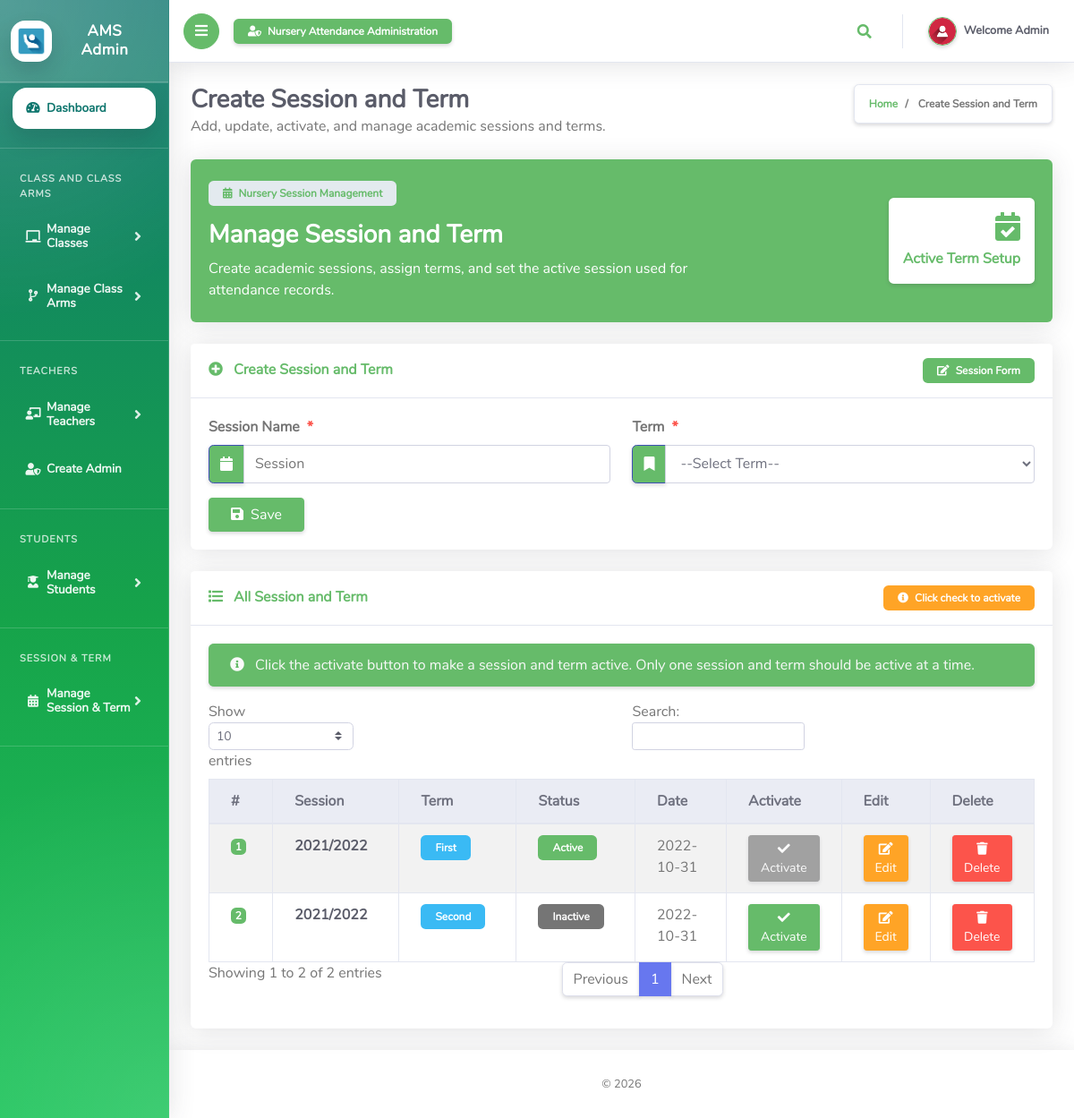
Page /Admin/createSessionTerm.php (signed in) on the committed database.
### tables this page shows
CREATE TABLE `tblsessionterm` (
  `Id` int(10) NOT NULL,
  `sessionName` varchar(50) NOT NULL,
  `termId` varchar(50) NOT NULL,
  `isActive` varchar(10) NOT NULL,
  `dateCreated` varchar(50) NOT NULL
);

CREATE TABLE `tblterm` (
  `Id` int(10) NOT NULL,
  `termName` varchar(20) NOT NULL
);

### Admin/createSessionTerm.php (the view, shortened to what this page needs)
<?php
include '../Includes/dbcon.php';
?>
<!DOCTYPE html>
<html lang="en">
<head>
  <link href="../vendor/fontawesome-free/css/all.min.css" rel="stylesheet" type="text/css">
  <link href="../vendor/bootstrap/css/bootstrap.min.css" rel="stylesheet" type="text/css">
  <link href="css/ruang-admin.min.css" rel="stylesheet">
</head>
<body id="page-top">
  <div id="wrapper">
    <?php include "Includes/sidebar.php";?>
    <div id="content-wrapper" class="d-flex flex-column bg-light">
      <div id="content">
        <?php include "Includes/topbar.php";?>
        <div class="container-fluid" id="container-wrapper">
          <div class="d-sm-flex align-items-center justify-content-between mb-4">
            <div>
              <h1 class="h3 mb-0 text-gray-800 font-weight-bold">
                Create Session and Term
              </h1>
              <p class="mb-0 text-muted">
                Add, update, activate, and manage academic sessions and terms.
              </p>
            </div>
            <ol class="breadcrumb bg-white shadow-sm border">
              <li class="breadcrumb-item">
                <a href="./" class="text-success">Home</a>
              </li>
              <li class="breadcrumb-item active" aria-current="page">
                Create Session and Term
              </li>
            </ol>
          </div>
          <div class="card bg-success text-white shadow mb-4 border-0">
            <div class="card-body py-4">
              <div class="row align-items-center">
                <div class="col-lg-8">
                  <span class="badge badge-light text-success mb-3 px-3 py-2">
                    <i class="fas fa-calendar-alt mr-1"></i>
                    Nursery Session Management
                  </span>
                  <h3 class="font-weight-bold mb-2">
                    Manage Session and Term
                  </h3>
                  <p class="mb-0">
                    Create academic sessions, assign terms, and set the active session used for attendance records.
                  </p>
                </div>
                <div class="col-lg-4 text-lg-right mt-4 mt-lg-0">
                  <div class="bg-white text-success rounded shadow-sm p-3 d-inline-block">
                    <i class="fas fa-calendar-check fa-2x mb-2"></i>
                    <div class="font-weight-bold">
                      Active Term Setup
                    </div>
                  </div>
                </div>
              </div>
            </div>
          </div>
          <div class="row">
            <div class="col-lg-12">
              <div class="card shadow mb-4 border-0">
                <div class="card-header bg-white py-3 d-flex flex-row align-items-center justify-content-between border-bottom">
                  <h6 class="m-0 font-weight-bold text-success">
                    <i class="fas fa-plus-circle mr-2"></i>
                    <?php echo isset($Id) ? "Update Session and Term" : "Create Session and Term"; ?>
                  </h6>
                  <span class="badge badge-success px-3 py-2">
                    <i class="fas fa-edit mr-1"></i>
                    Session Form
                  </span>
                </div>
                <div class="card-body">
                  <form method="post">
                    <div class="form-group row mb-3">
                      <div class="col-xl-6">
                        <label class="form-control-label font-weight-bold">
                          Session Name<span class="text-danger ml-2">*</span>
                        </label>
                        <div class="input-group">
                          <div class="input-group-prepend">
                            <span class="input-group-text bg-success text-white">
                              <i class="fas fa-calendar"></i>
                            </span>
                          </div>
                          <input
                            type="text"
                            class="form-control"
                            name="sessionName"
                            value="<?php echo $row['sessionName'];?>"
                            id="exampleInputFirstName"
                            placeholder="Session"
                            required>
                        </div>
                      </div>
                      <div class="col-xl-6">
                        <label class="form-control-label font-weight-bold">
                          Term<span class="text-danger ml-2">*</span>
                        </label>
                        <div class="input-group">
                          <div class="input-group-prepend">
                            <span class="input-group-text bg-success text-white">
                              <i class="fas fa-bookmark"></i>
                            </span>
                          </div>
                          <?php
                          $qry= "SELECT * FROM tblterm ORDER BY termName ASC";
                          $result = $conn->query($qry);
                          $num = $result->num_rows;
                          if ($num > 0){
                            echo '<select required name="termId" class="form-control">';
                            echo '<option value="">--Select Term--</option>';
                            echo '</select>';
                          }
                          ?>
                        </div>
                      </div>
                    </div>
                    <?php
                    if (isset($Id))
                    {
                    ?>
                      <button type="submit" name="update" class="btn btn-warning shadow-sm px-4">
                        <i class="fas fa-save mr-1"></i>
                        Update
                      </button>
                      <a href="createSessionTerm.php" class="btn btn-secondary shadow-sm px-4 ml-2">
                        <i class="fas fa-times mr-1"></i>
                        Cancel
                      </a>
                    <?php
                    } else {
                    ?>
                      <button type="submit" name="save" class="btn btn-success shadow-sm px-4">
                        <i class="fas fa-save mr-1"></i>
                        Save
                      </button>
                    <?php
                    }
                    ?>
                  </form>
                </div>
              </div>
              <div class="row">
                <div class="col-lg-12">
                  <div class="card shadow mb-4 border-0">
                    <div class="card-header bg-white py-3 d-flex flex-row align-items-center justify-content-between border-bottom">
                      <h6 class="m-0 font-weight-bold text-success">
                        <i class="fas fa-list mr-2"></i>
                        All Session and Term
                      </h6>
                      <span class="badge badge-warning px-3 py-2">
                        <i class="fas fa-info-circle mr-1"></i>
                        Click check to activate
                      </span>
                    </div>
                    <div class="card-body">
                      <div class="alert alert-success border-left-success shadow-sm" role="alert">
                        <i class="fas fa-info-circle mr-2"></i>
                        Click the activate button to make a session and term active. Only one session and term should be active at a time.
                      </div>
                      <div class="table-responsive">
                        <table class="table table-bordered table-hover table-striped align-items-center" id="dataTableHover">
                          <thead class="thead-light">
                            <tr>
                              <th>#</th>
                              <th>Session</th>
                              <th>Term</th>
                              <th>Status</th>
                              <th>Date</th>
                              <th>Activate</th>
                              <th>Edit</th>
                              <th>Delete</th>
                            </tr>
                          </thead>
                          <tbody>
                            <?php
                            $query = "SELECT tblsessionterm.Id,tblsessionterm.sessionName,tblsessionterm.isActive,tblsessionterm.dateCreated,
                            tblterm.termName
                            FROM tblsessionterm
                            INNER JOIN tblterm ON tblterm.Id = tblsessionterm.termId";
                            $rs = $conn->query($query);
                            $num = $rs->num_rows;
                            $sn=0;
                            if($num > 0)
                            {
                              while ($rows = $rs->fetch_assoc())
                              {
                                if($rows['isActive'] == '1'){
                                  $status = "Active";
                                  $badgeClass = "badge badge-success px-3 py-2";
                                  $activateBtnClass = "btn btn-sm btn-secondary shadow-sm disabled";
                                } else {
                                  $status = "Inactive";
                                  $badgeClass = "badge badge-secondary px-3 py-2";
                                  $activateBtnClass = "btn btn-sm btn-success shadow-sm";
                                }
                                $sn = $sn + 1;
                                echo"
                                <tr>
                                  <td>
                                    <span class='badge badge-success'>".$sn."</span>
                                  </td>
                                  <td>
                                    <span class='font-weight-bold text-gray-800'>".$rows['sessionName']."</span>
                                  </td>
                                  <td>
                                    <span class='badge badge-info px-3 py-2'>".$rows['termName']."</span>
                                  </td>
                                  <td>
                                    <span class='".$badgeClass."'>".$status."</span>
                                  </td>
                                  <td>".$rows['dateCreated']."</td>
                                  <td>
                                    <a href='?action=activate&Id=".$rows['Id']."' class='".$activateBtnClass."' onclick=\"return confirm('Set this session and term as active?');\">
                                      <i class='fas fa-fw fa-check'></i>
                                      Activate
                                    </a>
                                  </td>
                                  <td>
                                    <a href='?action=edit&Id=".$rows['Id']."' class='btn btn-sm btn-warning shadow-sm'>
                                      <i class='fas fa-fw fa-edit'></i>
                                      Edit
                                    </a>
                                  </td>
                                  <td>
                                    <a href='?action=delete&Id=".$rows['Id']."' class='btn btn-sm btn-danger shadow-sm' onclick=\"return confirm('Are you sure you want to delete this session and term?');\">
                                      <i class='fas fa-fw fa-trash'></i>
                                      Delete
                                    </a>
                                  </td>
                                </tr>";
                              }
                            }
                            ?>
                          </tbody>
                        </table>
                      </div>
                    </div>
                  </div>
                </div>
              </div>
            </div>
          </div>
        </div>
      </div>
      <?php include "Includes/footer.php";?>
    </div>
  </div>
</body>
</html>

### Admin/Includes/topbar.php (shortened to what this page needs)
<?php
  $query = "SELECT * FROM tbladmin WHERE Id = ".$_SESSION['userId']."";
  $rs = $conn->query($query);
  $rows = $rs->fetch_assoc();
  $fullName = $rows['firstName']." ".$rows['lastName'];
?>
<nav class="navbar navbar-expand navbar-light bg-white topbar mb-4 static-top shadow-sm border-bottom">
  <button id="sidebarToggleTop" class="btn btn-success rounded-circle mr-3 shadow-sm">
    <i class="fa fa-bars text-white"></i>
  </button>
  <div class="d-none d-md-flex align-items-center">
    <span class="badge badge-success px-3 py-2 shadow-sm">
      <i class="fas fa-user-shield mr-1"></i>
      Nursery Attendance Administration
    </span>
  </div>
  <ul class="navbar-nav ml-auto">
    <li class="nav-item dropdown no-arrow mx-1">
      <a class="nav-link dropdown-toggle text-success" href="#" id="searchDropdown" role="button" data-toggle="dropdown"
        aria-haspopup="true" aria-expanded="false">
        <i class="fas fa-search fa-fw"></i>
      </a>
    </li>
    <li class="nav-item dropdown no-arrow">
      <a class="nav-link dropdown-toggle" href="#" id="userDropdown" role="button" data-toggle="dropdown"
        aria-haspopup="true" aria-expanded="false">
        <img
          class="img-profile rounded-circle border border-success shadow-sm"
          src="img/user-icn.png"
          style="max-width: 60px">
        <span class="ml-2 d-none d-lg-inline text-gray-800 small">
          <b>Welcome <?php echo $fullName;?></b>
        </span>
      </a>
    </li>
  </ul>
</nav>

### rows in the picture
tblsessionterm: sessionName "2021/2022", termId.termName "First", isActive "Active", dateCreated "2022-10-31"
tblsessionterm: sessionName "2021/2022", termId.termName "Second", isActive "Inactive", dateCreated "2022-10-31"

### other values in the picture
$fullName "Admin"
